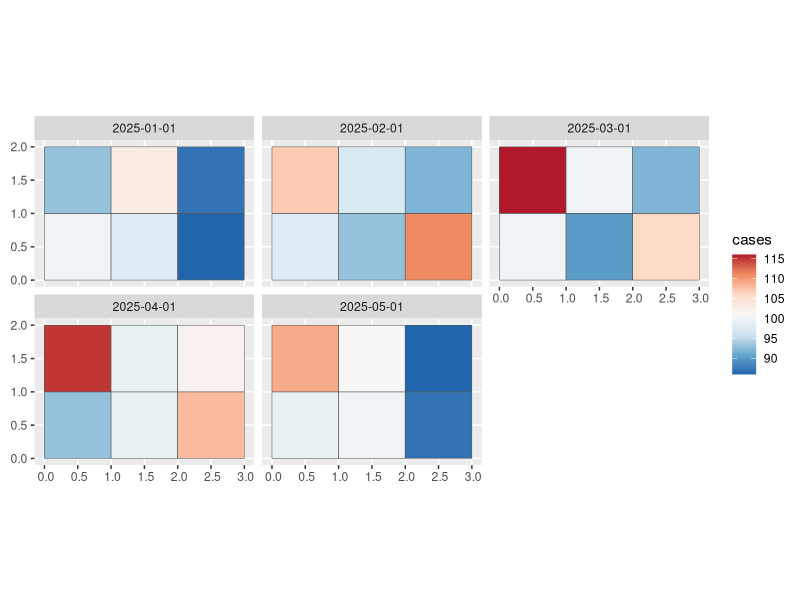

R code for this plot:
## ---- chunk 1
knitr::opts_chunk$set(fig.align = "center", eval = TRUE)
knitr::opts_chunk$set(fig.height = 6.5, fig.width = 7.5, dpi = 90, out.width = '100%')
knitr::opts_chunk$set(comment = "#>")
## ---- chunk 2
library(stars)
library(ggplot2)
## ---- chunk 3
set.seed(10)
space <- st_make_grid(cellsize = c(1, 1), offset = c(0, 0), n = c(3, 2))
time <- seq(as.Date("2025-01-01"), by = "1 month", length.out = 5)
## ---- chunk 4
cases <- matrix(rpois(30, 100), nrow = 6, ncol = 5)
temperature <- matrix(rnorm(30), nrow = 6, ncol = 5)
precipitation <- matrix(rnorm(30), nrow = 6, ncol = 5)
## ---- chunk 5
stdata <- st_as_stars(
  cases = cases, temperature = temperature, precipitation = precipitation,
  dimensions = st_dimensions(geometry = space, time = time)
)
stdata
## ---- chunk 6
ggplot() +
    geom_stars(aes(fill = cases), data = stdata) +
    facet_wrap(~ time) +
    scale_fill_distiller(palette = "RdBu")
## ---- chunk 7
stdata["population"] <- rep(rpois(6, 1000), times = 5)
stdata
